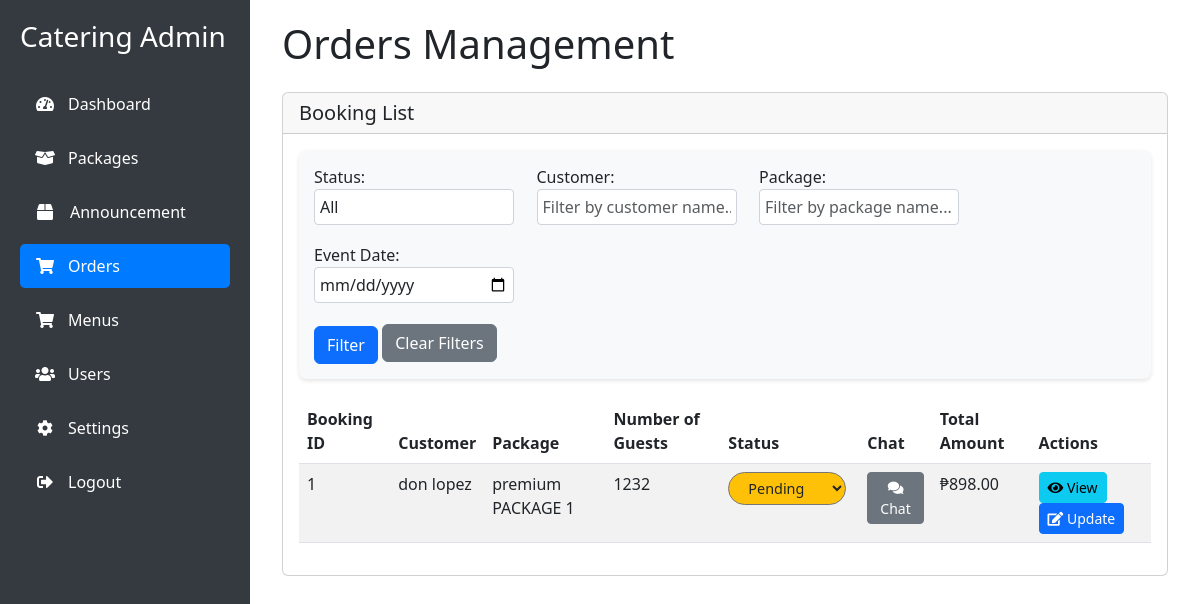
Before: /admin/orders.php (signed in) with the older database file.
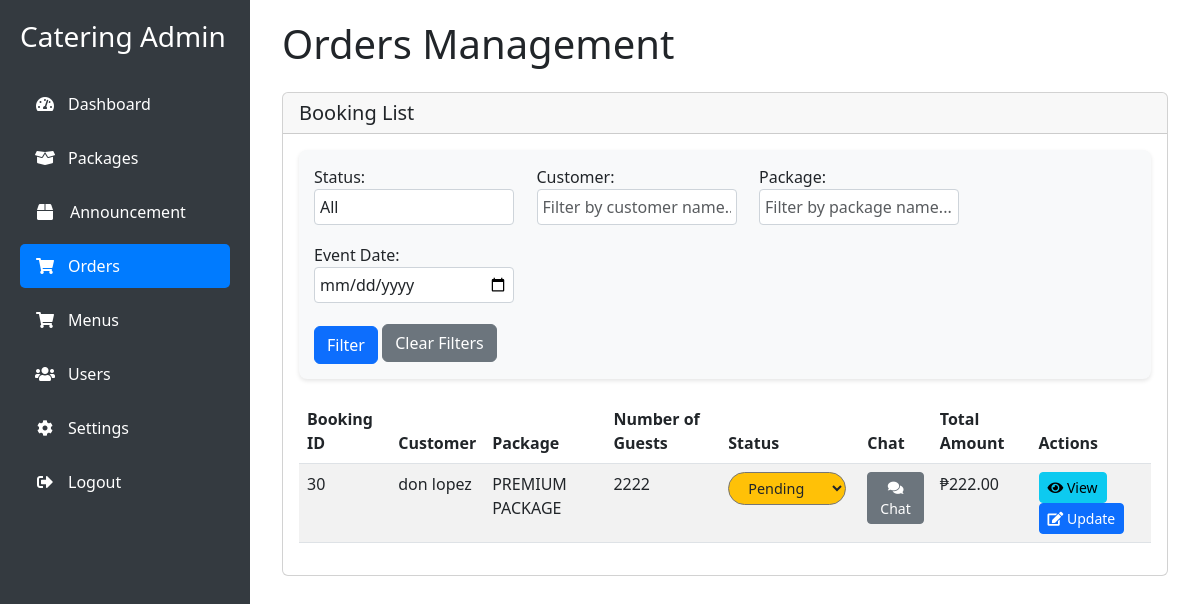
After: the same page with the newer database file.
### tables this page shows
CREATE TABLE `event_bookings` (
  `booking_id` int(11) NOT NULL,
  `user_id` int(11) NOT NULL,
  `package_id` int(11) NOT NULL,
  `location` varchar(255) NOT NULL,
  `event_type` varchar(100) NOT NULL,
  `event_date` date NOT NULL,
  `event_time` time NOT NULL,
  `setup_time` time NOT NULL,
  `number_of_guests` int(11) NOT NULL,
  `total_amount` decimal(10,2) NOT NULL,
  `payment_status` varchar(50) DEFAULT 'pending',
  `booking_status` varchar(50) DEFAULT 'pending',
  `additional_requests` text DEFAULT NULL,
  `special_requirements` text DEFAULT NULL,
  `created_at` timestamp NOT NULL DEFAULT current_timestamp(),
  `updated_at` timestamp NOT NULL DEFAULT current_timestamp() ON UPDATE current_timestamp()
);

CREATE TABLE `users` (
  `user_id` int(11) NOT NULL,
  `first_name` varchar(50) NOT NULL,
  `middle_name` varchar(50) DEFAULT NULL,
  `last_name` varchar(50) NOT NULL,
  `birthdate` date NOT NULL,
  `gender` varchar(50) NOT NULL,
  `address` varchar(255) NOT NULL,
  `contact_no` varchar(50) DEFAULT NULL,
  `email` varchar(255) NOT NULL,
  `profile_picture` varchar(255) DEFAULT 'default.jpg',
  `password` varchar(255) NOT NULL,
  `status` varchar(50) DEFAULT 'active',
  `created_at` timestamp NOT NULL DEFAULT current_timestamp(),
  `updated_at` timestamp NOT NULL DEFAULT current_timestamp() ON UPDATE current_timestamp()
);

CREATE TABLE `catering_packages` (
  `package_id` int(11) NOT NULL,
  `name` varchar(255) NOT NULL,
  `description` text DEFAULT NULL,
  `price` decimal(10,2) NOT NULL,
  `min_guests` int(11) NOT NULL,
  `max_guests` int(11) NOT NULL,
  `includes` text DEFAULT NULL,
  `image_url` varchar(255) DEFAULT NULL,
  `category` varchar(50) NOT NULL,
  `is_available` tinyint(1) DEFAULT 1,
  `created_at` timestamp NOT NULL DEFAULT current_timestamp(),
  `updated_at` timestamp NOT NULL DEFAULT current_timestamp() ON UPDATE current_timestamp(),
  `number_of_guests` int(11) DEFAULT NULL
);

### admin/orders.php (the view, shortened to what the changed rows need)
<?php
require '../db.php';
$sql = "SELECT eb.*, u.first_name, u.last_name, p.name as package_name
        FROM event_bookings eb
        JOIN users u ON eb.user_id = u.user_id
        JOIN catering_packages p ON eb.package_id = p.package_id
        WHERE 1=1";
$params = [];
try {
    $stmt = $db->prepare($sql);
    $stmt->execute($params);
    $bookings = $stmt->fetchAll(PDO::FETCH_ASSOC);
} catch (PDOException $e) {
    error_log("Error fetching bookings: " . $e->getMessage());
    $bookings = [];
}
function getStatusClass($status) {
    switch ($status) {
        case 'pending':
            return 'bg-warning text-dark';
    }
}
?>
<!DOCTYPE html>
<html lang="en">
<head>
    <link href="https://cdn.jsdelivr.net/npm/bootstrap@5.3.0-alpha1/dist/css/bootstrap.min.css" rel="stylesheet">
    <link href="../css/admin.css" rel="stylesheet">
    <link href="../css/booking.css" rel="stylesheet">
    <link rel="stylesheet" href="https://cdnjs.cloudflare.com/ajax/libs/font-awesome/5.15.4/css/all.min.css">
</head>
<body class="admin-dashboard">
    <div class="main-content">
        <div class="container-fluid">
            <h1 class="mb-4">Orders Management</h1>
            <div class="card">
                <div class="card-body">
                    <div class="table-responsive">
                        <table class="table table-striped">
                            <thead>
                                <tr>
                                    <th>Booking ID</th>
                                    <th>Customer</th>
                                    <th>Package</th>
                                    <th>Number of Guests</th>
                                    <th>Status</th>
                                    <th>Chat</th>
                                    <th>Total Amount</th>
                                    <th>Actions</th>
                                </tr>
                            </thead>
                            <tbody>
                                <?php
                                if (empty($bookings)) {
                                    echo "<tr><td colspan='8' class='text-center text-muted'>No bookings found matching the filters.</td></tr>";
                                } else {
                                    foreach ($bookings as $row): ?>
                                        <tr>
                                            <td><?php echo htmlspecialchars($row['booking_id']); ?></td>
                                            <td><?php echo htmlspecialchars($row['first_name'] . ' ' . $row['last_name']); ?></td>
                                            <td><?php echo htmlspecialchars($row['package_name']); ?></td>
                                            <td><?php echo htmlspecialchars($row['number_of_guests'] ?? 'Not set'); ?></td>
                                            <td>
                                                <form method="POST" action="update_booking_status.php" style="display: inline;">
                                                    <select name="booking_status" class="status-btn
                                                        <?php echo getStatusClass($row['booking_status']); ?>"
                                                        onchange="this.form.submit()">
                                                        <option value="pending" <?php echo $row['booking_status'] === 'pending' ? 'selected' : ''; ?>>Pending</option>
                                                    </select>
                                                </form>
                                            </td>
                                            <td>
                                                <a href="chat.php?booking_id=<?php echo $row['booking_id']; ?>" class="btn btn-secondary btn-sm">
                                                    <i class="fas fa-comments"></i> Chat
                                                </a>
                                            </td>
                                            <td>₱<?php echo number_format($row['total_amount'], 2); ?></td>
                                            <td>
                                                <a href="view_order.php?id=<?php echo $row['booking_id']; ?>" class="btn btn-info btn-sm">
                                                    <i class="fas fa-eye"></i> View
                                                </a>
                                                <a href="update_booking.php?id=<?php echo $row['booking_id']; ?>" class="btn btn-primary btn-sm">
                                                    <i class="fas fa-edit"></i> Update
                                                </a>
                                            </td>
                                        </tr>
                                    <?php endforeach;
                                }
                                ?>
                            </tbody>
                        </table>
                    </div>
                </div>
            </div>
        </div>
    </div>
</body>
</html>

Changed rows visible on the page:
removed event_bookings: booking_id "1", user.last_name "don lopez", package.name "premium PACKAGE 1", number_of_guests "1232", booking_status "Pending", total_amount "898.00"
added event_bookings: booking_id "30", user.last_name "don lopez", package.name "PREMIUM PACKAGE", number_of_guests "2222", booking_status "Pending", total_amount "222.00"
